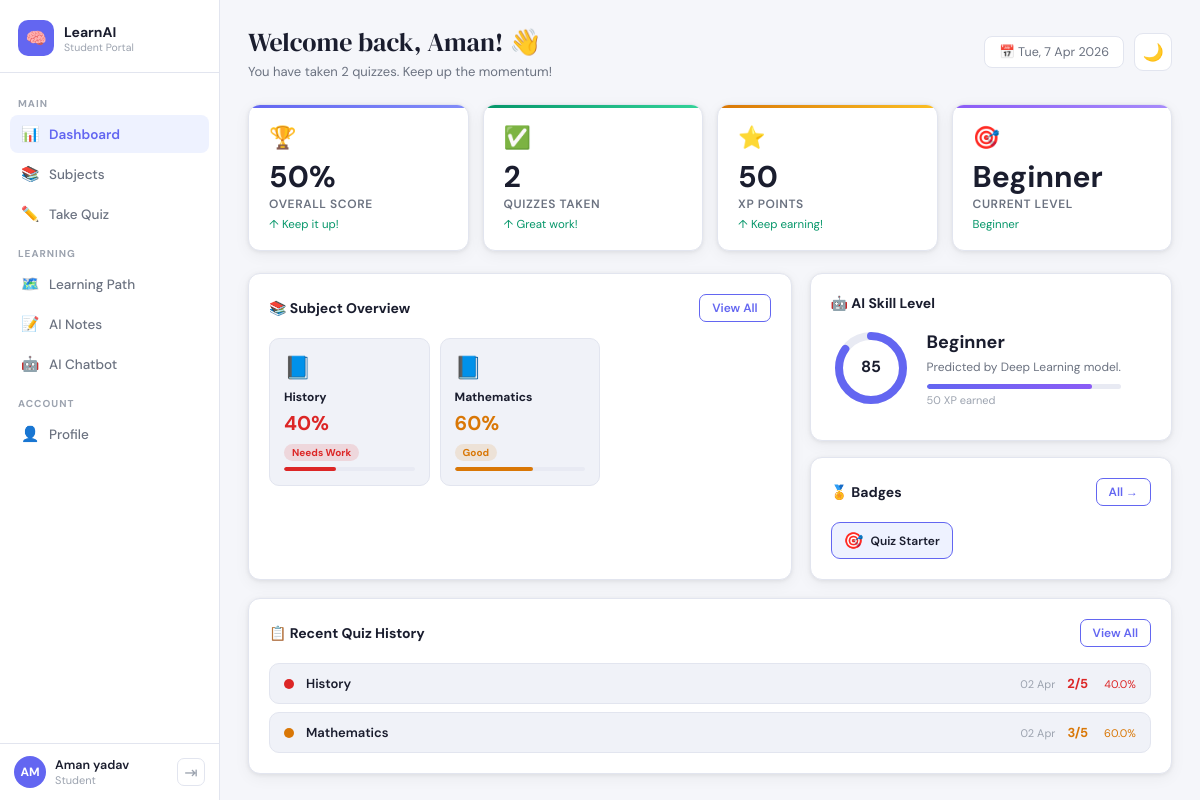
The page /student/dashboard (signed in) on the database its author committed.
### database/models.py (models this page shows)
class User(UserMixin, db.Model):
    __tablename__ = 'users'
    id            = db.Column(db.Integer, primary_key=True)
    name          = db.Column(db.String(100), nullable=False)
    email         = db.Column(db.String(120), unique=True, nullable=False)
    password_hash = db.Column(db.String(200), nullable=False)
    role          = db.Column(db.String(10), nullable=False, default='student')
    subject       = db.Column(db.String(100))
    class_level   = db.Column(db.String(20), nullable=True)  # e.g. "Class 5", "Class 10"
    points        = db.Column(db.Integer, default=0)
    level         = db.Column(db.String(20), default='Beginner')
    firebase_uid  = db.Column(db.String(200), nullable=True)   # ✅ FIXED: Google login ke liye
    created_at    = db.Column(db.DateTime, default=datetime.utcnow)
    quiz_results  = db.relationship('QuizResult', backref='user', lazy=True)
    chat_messages = db.relationship('ChatMessage', backref='user', lazy=True)
    notes         = db.relationship('Note', backref='user', lazy=True)

class QuizResult(db.Model):
    __tablename__ = 'quiz_results'
    id          = db.Column(db.Integer, primary_key=True)
    user_id     = db.Column(db.Integer, db.ForeignKey('users.id'), nullable=False)
    subject     = db.Column(db.String(50), nullable=False)
    score       = db.Column(db.Integer)
    total       = db.Column(db.Integer)
    percentage  = db.Column(db.Float)
    weak_topics = db.Column(db.Text)
    taken_at    = db.Column(db.DateTime, default=datetime.utcnow)

class Badge(db.Model):
    __tablename__ = 'badges'
    id        = db.Column(db.Integer, primary_key=True)
    user_id   = db.Column(db.Integer, db.ForeignKey('users.id'), nullable=False)
    badge_id  = db.Column(db.String(50))
    name      = db.Column(db.String(100))
    icon      = db.Column(db.String(10))
    earned_at = db.Column(db.DateTime, default=datetime.utcnow)

### app.py (the view)
@student_bp.route('/dashboard')
def dashboard():
    results    = get_user_quiz_results(current_user.id)
    scores     = analyze_skills(results) if results else {}
    level_name, conf, probs = predict_skill_level(scores)
    badges     = Badge.query.filter_by(user_id=current_user.id).all()
    path_row   = LearningPath.query.filter_by(user_id=current_user.id).first()
    weak       = sorted([(s,v) for s,v in scores.items() if v < 60], key=lambda x: x[1])
    return render_template('student/student_dashboard.html',
        user=current_user, results=results[:6], scores=scores,
        level_name=level_name, conf=round(conf*100), probs=probs,
        badges=badges, weak_topics=weak,
        path=json.loads(path_row.path_data) if path_row else [])

### app.py (called while the page is built)
@login_manager.user_loader
def load_user(user_id):
    return User.query.get(int(user_id))

def get_user_quiz_results(user_id):
    results = QuizResult.query.filter_by(user_id=user_id).all()
    return [{'subject': r.subject, 'score': r.score,
             'total': r.total, 'percentage': r.percentage,
             'taken_at': r.taken_at} for r in results]

@student_bp.before_request
def student_auth():
    if not current_user.is_authenticated:
        return redirect(url_for('login'))
    if current_user.role != 'student':
        return redirect(url_for('teacher.dashboard'))

### ml/deep_model.py (called while the page is built)
def load_model():
    global _model
    if _model is not None:
        return _model
    if TF_AVAILABLE and os.path.exists(MODEL_PATH):
        _model = keras.models.load_model(MODEL_PATH)
    return _model

def rule_based_level(avg_score):
    if avg_score >= 80: return 3
    if avg_score >= 65: return 2
    if avg_score >= 45: return 1
    return 0

def predict_skill_level(scores_dict):
    vector = [scores_dict.get(s, 0) for s in SUBJECTS]
    avg    = np.mean([v for v in vector if v > 0]) if any(vector) else 0
    model = load_model()
    if model is not None:
        arr   = np.array(vector).reshape(1, -1) / 100.0
        probs = model.predict(arr, verbose=0)[0]
        level_idx = int(np.argmax(probs))
        confidence = float(probs[level_idx])
    else:
        level_idx  = rule_based_level(avg)
        confidence = 0.85
        probs      = [0.0] * 4
        probs[level_idx] = confidence
    return LEVELS[level_idx], confidence, probs if isinstance(probs, list) else probs.tolist()

def analyze_skills(quiz_results):
    subject_data = {}
    for r in quiz_results:
        s = r['subject']
        if s not in subject_data:
            subject_data[s] = []
        subject_data[s].append(r['percentage'])
    return {s: round(sum(v)/len(v)) for s, v in subject_data.items()}

### templates/student/student_dashboard.html (shortened to what this page needs)
<!DOCTYPE html>
<html lang="en" data-theme="light">
<head>
</head>
<body>
<aside class="sidebar">
  <div class="logo"><div class="logo-icon">🧠</div><div><div class="logo-name">LearnAI</div><div class="logo-tag">Student Portal</div></div></div>
  <nav class="nav">
    <div class="ns">Main</div>
    <a href="/student/dashboard" class="na on"><span class="ni">📊</span> Dashboard</a>
    <a href="/student/subjects"  class="na"><span class="ni">📚</span> Subjects</a>
    <a href="/student/subjects"  class="na"><span class="ni">✏️</span> Take Quiz</a>
    <div class="ns">Learning</div>
    <a href="/student/path"      class="na"><span class="ni">🗺️</span> Learning Path</a>
    <a href="/student/notes"     class="na"><span class="ni">📝</span> AI Notes</a>
    <a href="/student/chatbot"   class="na"><span class="ni">🤖</span> AI Chatbot</a>
    <div class="ns">Account</div>
    <a href="/student/profile"   class="na"><span class="ni">👤</span> Profile</a>
  </nav>
  <div class="sfoot">
    <div class="uav">{{ user.name[:2].upper() if user.name else 'U' }}</div>
    <div>
      <div class="unm">{{ user.name }}</div>
      <div class="url">Student</div>
    </div>
    <a href="/logout" class="lb" title="Logout">⇥</a>
  </div>
</aside>
<main class="main">
  <div class="topbar">
    <div>
      <div class="page-title">Welcome back, {{ user.name.split()[0] }}! 👋</div>
      <div class="page-sub">
        {% if results %}
          You have taken {{ results|length }} quiz{{ 'zes' if results|length != 1 else '' }}. Keep up the momentum!
        {% else %}
          Start your first quiz to begin your learning journey!
        {% endif %}
      </div>
    </div>
    <div class="topbar-r">
      <div class="dbadge" id="dateBadge">📅 Loading...</div>
      <button class="tt" id="themeBtn" onclick="toggleTheme()">🌙</button>
    </div>
  </div>
  <div class="stats-row">
    <div class="sc s1">
      <div class="sc-em">🏆</div>
      <div class="sc-val">{% if scores %}{{ (scores.values()|list|sum / scores|length)|round|int }}%{% else %}0%{% endif %}</div>
      <div class="sc-lbl">Overall Score</div>
      <div class="sc-note">↑ Keep it up!</div>
    </div>
    <div class="sc s2">
      <div class="sc-em">✅</div>
      <div class="sc-val">{{ results|length }}</div>
      <div class="sc-lbl">Quizzes Taken</div>
      <div class="sc-note">↑ Great work!</div>
    </div>
    <div class="sc s3">
      <div class="sc-em">⭐</div>
      <div class="sc-val">{{ user.points or 0 }}</div>
      <div class="sc-lbl">XP Points</div>
      <div class="sc-note">↑ Keep earning!</div>
    </div>
    <div class="sc s4">
      <div class="sc-em">🎯</div>
      <div class="sc-val">{{ user.level or 'Beginner' }}</div>
      <div class="sc-lbl">Current Level</div>
      <div class="sc-note">{{ level_name }}</div>
    </div>
  </div>
  <div class="grid21">
    <div class="card">
      <div class="ch">
        <div class="ct">📚 Subject Overview</div>
        <a href="/student/subjects" class="ca">View All</a>
      </div>
      <div class="subj-grid">
        {% if scores %}
          {% for subject, score in scores.items() %}
          {% set color = '#059669' if score >= 75 else ('#d97706' if score >= 50 else '#dc2626') %}
          {% set tag = 'Strong' if score >= 75 else ('Good' if score >= 60 else 'Needs Work') %}
          <a href="/student/subjects" class="sjcard">
            <div class="sic">📘</div>
            <div class="snm">{{ subject }}</div>
            <div class="sscr" style="color:{{ color }}">{{ score }}%</div>
            <span class="stag" style="background:{{ color }}22;color:{{ color }}">{{ tag }}</span>
            <div class="bar-bg"><div class="bar-fill" style="width:{{ score }}%;background:{{ color }}"></div></div>
          </a>
          {% endfor %}
        {% else %}
          <div style="grid-column:span 3;text-align:center;padding:30px;color:var(--text3)">
            No quizzes taken yet.<br>
            <a href="/student/subjects" style="color:var(--primary);font-weight:600">Take your first quiz →</a>
          </div>
        {% endif %}
      </div>
    </div>
    <div style="display:flex;flex-direction:column;gap:16px">
      <div class="card">
        <div class="ch"><div class="ct">🤖 AI Skill Level</div></div>
        <div class="ring-wrap">
          <svg class="ring-svg" viewBox="0 0 80 80">
            <circle class="ring-track" cx="40" cy="40" r="32"/>
            <circle class="ring-fill-c" cx="40" cy="40" r="32" stroke="#6366f1"
              stroke-dasharray="{{ (conf * 2.01)|round|int }} 226"/>
            <text class="ring-lbl" x="40" y="40">{{ conf }}</text>
          </svg>
          <div>
            <div class="lvname">{{ level_name }}</div>
            <div class="lvdesc">Predicted by Deep Learning model.</div>
            <div style="margin-top:8px;height:5px;background:var(--surface3);border-radius:99px;overflow:hidden">
              <div style="width:{{ conf }}%;height:100%;background:linear-gradient(90deg,#6366f1,#8b5cf6);border-radius:99px"></div>
            </div>
            <div style="font-size:11px;color:var(--text3);margin-top:4px">{{ user.points or 0 }} XP earned</div>
          </div>
        </div>
      </div>
      <div class="card">
        <div class="ch">
          <div class="ct">🏅 Badges</div>
          <a href="/student/profile" class="ca">All →</a>
        </div>
        <div class="badges-row">
          {% if badges %}
            {% for badge in badges[:5] %}
            <div class="badge-item earned"><span class="bic">{{ badge.icon }}</span>{{ badge.name }}</div>
            {% endfor %}
          {% else %}
            <div style="font-size:12px;color:var(--text3)">Complete quizzes to earn badges! 🎯</div>
          {% endif %}
        </div>
      </div>
    </div>
  </div>
  <div class="card">
    <div class="ch">
      <div class="ct">📋 Recent Quiz History</div>
      <a href="/student/profile" class="ca">View All</a>
    </div>
    <div class="hist-list">
      {% if results %}
        {% for r in results[:5] %}
        {% set color = '#059669' if r.percentage >= 75 else ('#d97706' if r.percentage >= 50 else '#dc2626') %}
        <div class="hi">
          <div class="hdot" style="background:{{ color }}"></div>
          <div class="hsub">{{ r.subject }}</div>
          <div class="hdate">{{ r.taken_at.strftime('%d %b') if r.taken_at else '' }}</div>
          <div class="hscr" style="color:{{ color }}">{{ r.score }}/{{ r.total }}</div>
          <div class="hpct" style="color:{{ color }}">{{ r.percentage }}%</div>
        </div>
        {% endfor %}
      {% else %}
        <div style="text-align:center;padding:20px;color:var(--text3)">
          No quiz history yet. <a href="/student/subjects" style="color:var(--primary);font-weight:600">Start now →</a>
        </div>
      {% endif %}
    </div>
  </div>
</main>
</body>
</html>

### rows shown on the page
User: name "AM", name "Aman yadav", name "Aman", points "50", level "Beginner"
QuizResult: subject "History", score "40", tag "Needs Work", taken_at "02 Apr", score "2", total "5", percentage "40.0"
QuizResult: subject "Mathematics", score "60", tag "Good", taken_at "02 Apr", score "3", total "5", percentage "60.0"
Badge: icon "🎯", name "Quiz Starter"

### other values the page prints
{{ results|length }} "2"
{{ 'zes' if results|length != 1 else '' }} "zes"
{{ (scores.values()|list|sum / scores|length)|round|int }} "50"
{{ conf }} "85"
